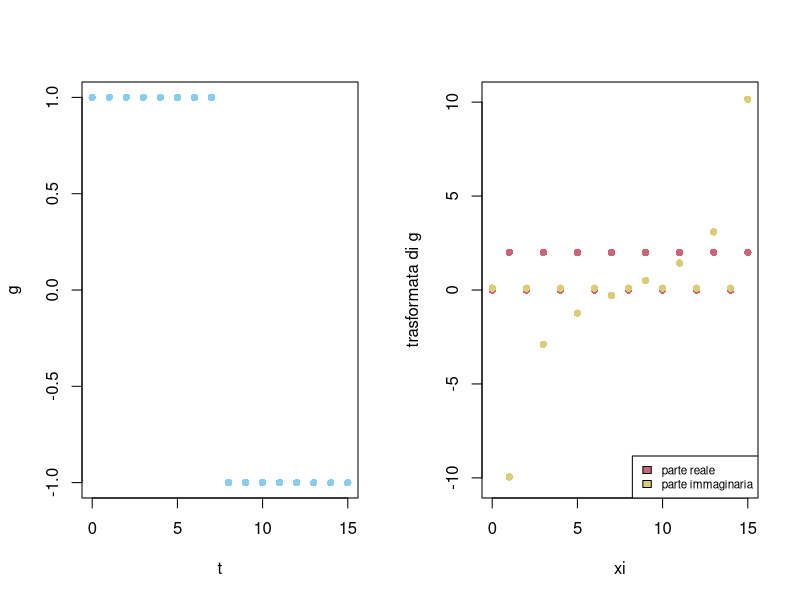
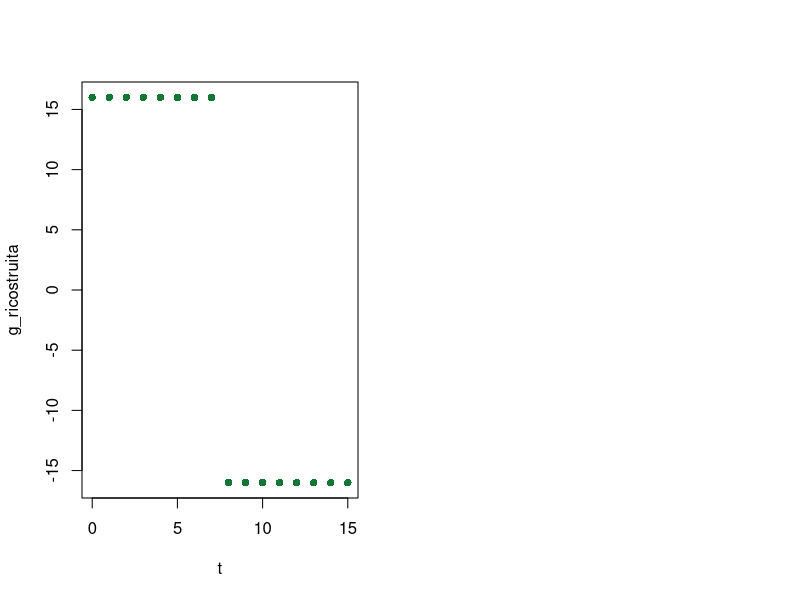

Reproduce these figures in R, in order.
## ---- chunk 1

miei_colori  = c("#88CCEE", "#CC6677", "#DDCC77", "#117733", "#332288", "#AA4499", "#888888")

#Parametri globali
knitr::opts_chunk$set(dev='svg', fig.width = 5, fig.align = 'center', tidy=FALSE)
## ---- chunk 2

# fissiamo n 

n=16

#definiamo un vettore dei tempi e uno delle frequenze

t = 0:(n-1)
xi= 0:(n-1)

#questa opzione permette di visualizzare due grafici uno accanto all'altro (1,2)=(1 riga, 2 colonne)

par(mfrow=c(1,2))

# definiamo g come l'onda quadra e la plottiamo

g = c(rep(1,n/2), rep(-1, n/2))

plot(t, g, col=miei_colori[1], lwd=3, pch=16)

# usiamo fft() per calcolare la trasformata di Fourier e la plottiamo

hat_g = fft(g)

m = max(abs(hat_g))

plot(xi, Re(hat_g), col=miei_colori[2], ylab="trasformata di g", pch=16, lwd=3, ylim=c(-m,m))
points(xi, Im(hat_g)+0.1, col=miei_colori[3], pch=16, lwd=3)
legend('bottomright', c("parte reale", "parte immaginaria"), fill=miei_colori[2:3], cex=0.7)

## ---- chunk 3

g_ricostruita = fft(hat_g, inverse=TRUE)

# osserviamo che la ricostruzione coincide con la g ma dilatata di un fattore n

plot( t, g_ricostruita, pch=16, lwd=3, col=miei_colori[4])

## ---- chunk 4

sum( abs(g)^2 ) 

sum( abs(hat_g)^2)

# moltiplicando per n la prima si ottiene la seconda, infatti

n* sum( abs(g)^2 )
